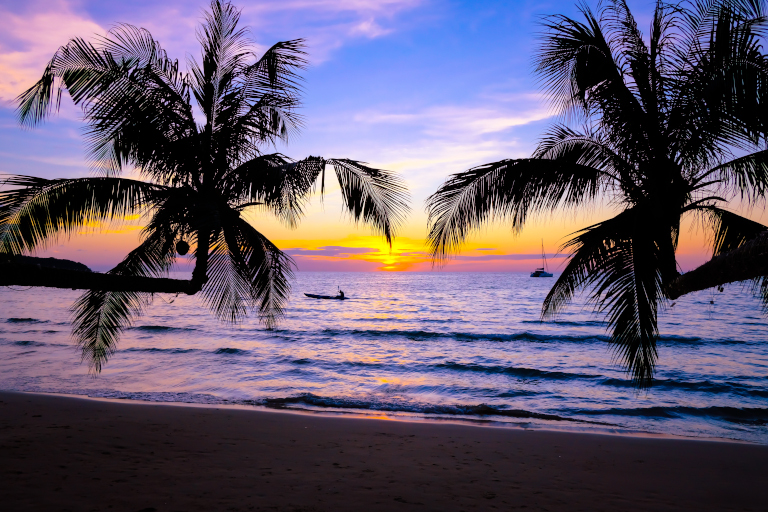
#> input picture Assets/ConnectionTest/testBeach/beach.jpg, 768 x 512 px, found by its file name
$ python findColors.py
#> lines starting #> are read from the running program, lines starting #| are printed output that depends on the picture
from PIL import Image
import numpy as np
import matplotlib.pyplot as plt
from skimage.color import rgb2hsv, hsv2rgb, rgb2lab, lab2rgb
import copy
import colorsys

from mpl_toolkits.mplot3d import Axes3D
from sklearn.cluster import KMeans

# [50 lines left out: functions plot_rgb_space, median_cut, not called in this run]


def extract_palette(image, num_colors=10):
    """
    Extract a color palette from the image.

    Args:
    - image: A numpy array representing the image.
    - num_colors: Number of colors to extract (default is 10).

    Returns:
    - A list of RGB tuples representing the colors in the palette.
    """
    # Reshape the image to a 2D array of pixels
    pixels = image.reshape((-1, 3))

    # Use KMeans clustering to group similar colors
    kmeans = KMeans(n_clusters=num_colors)
    kmeans.fit(pixels)

    # Get the cluster centers which represent the colors
    colors = kmeans.cluster_centers_

    # Scale the colors back to the range [0, 255]
    colors = colors.astype(int)

    return colors.tolist()

# [19 lines left out: function plot_palette, not called in this run]

def get_and_plot_opposite(palette_colors):
    # [7 lines of commented-out code are left out]
    rgb_colors_map = {}
    with open('CorrespondingRGBVals.txt', 'r') as rgb_file:
        for i, line in enumerate(rgb_file):
            rgb_color = tuple(map(float, line.strip().split(',')))
            rgb_colors_map[i] = rgb_color
    print(palette_colors)
    # Find the line indices of the palette colors in the LAB colors map
    palette_rgb_indices = []
    for color in palette_colors:
        # print("palette color: ", color)
        for index, rgb_color in rgb_colors_map.items():
            thres = 3
            if abs(color[0]-rgb_color[0])<thres and abs(color[1]-rgb_color[1])<thres and abs(color[2]-rgb_color[2])<thres:
            # if np.allclose(color, rgb_color):  # Check if colors are close due to floating-point precision
                palette_rgb_indices.append(index)
                break
    print("rgb indices: ", (palette_rgb_indices))

    # Read the corresponding opposite LAB colors from lookup tables
    opposite_lab_colors = []
    with open('CandidateLABvals.txt', 'r') as lab_file:
        for i, line in enumerate(lab_file):
            if i in palette_rgb_indices:
                opposite_lab_colors.append(tuple(map(float, line.strip().split(','))))
    # print(len(opposite_lab_colors))

    opposite_rgb_colors = []
    # convert opposite_lab_colors into RGB values
    for lab_color in opposite_lab_colors:
        rgb_color = lab2rgb(lab_color) # [0,1]
        rgb_color_rescaled = [(rgb_color[0]*255).astype(int), (rgb_color[1]*255.0).astype(int), (rgb_color[2]*255.0).astype(int)]
        opposite_rgb_colors.append(rgb_color_rescaled)
    print(opposite_rgb_colors)
    # Find the opposite RGB colors for each palette color
    # opposite_palette_colors = [tuple(opposite_rgb_colors[i]) for i in range(len(palette_colors))]

    # Plot the original palette colors and their opposite colors in a strip of squares
    plt.figure(figsize=(len(palette_colors), 2))
    for i, color in enumerate(palette_colors):
        plt.subplot(1, len(palette_colors)*2, i+1)
        plt.imshow([[color]], extent=[0, 1, 0, 1], aspect='auto')
        plt.axis('off')
        plt.title('Palette Color')

        plt.subplot(1, len(palette_colors)*2, len(palette_colors)+i+1)
        plt.imshow([[opposite_rgb_colors[i]]], extent=[0, 1, 0, 1], aspect='auto')
        plt.axis('off')
        plt.title('Opposite Color')

    plt.tight_layout()
    plt.show()

# -------------------------------------------------------
# image_path = "./testImages/testRainbow/rainbow.jpg"
image_path = "./testImages/testBeach/beach.jpg"
# image_path = "./testImages/testCluttered/city.jpg"

image = plt.imread(image_path)
#> image is the input picture: shape (512, 768, 3); mean R, G, B 99.7, 88.6, 109.7
# plot_rgb_space(image)
palette = extract_palette(image, num_colors=6)
#> palette = [[151, 127, 159], [210, 186, 213], [18, 13, 18], [240, 179, 93], [130, 148, 237], [79, 75, 105]]
# plot_palette(palette, image)


# Find palette colors in the selected area
# then use CIE2000 to get the opposite color
original_image = np.array(Image.open(image_path))
# Define the region to be operated on
height, width, _ = np.shape(original_image)
#> height = 512; width = 768
height_start =  height // 4
#> height_start = 128
height_end = height // 2
#> height_end = 256
width_start =  width // 4
#> width_start = 192
width_end = width // 2
#> width_end = 384
# Extract the middle region
original_image_copy = copy.deepcopy(original_image)
middle_rgb = original_image_copy[height_start:height_end, width_start:width_end, :] # range [0,255]
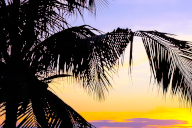
#> middle_rgb: shape (128, 192, 3); mean R, G, B 125, 110.2, 97.9
# print(np.shape(middle_rgb))

# plot_rgb_space(middle_rgb)
palette2 = extract_palette(middle_rgb, num_colors=4)
#> palette2 = [[218, 208, 224], [9, 7, 7], [248, 204, 88], [140, 115, 121]]
# palette2 = median_cut(middle_rgb, num_colors=1)
# plot_palette(palette2, middle_rgb)
#> (the run stopped early here; a loop or call above may not have finished)
